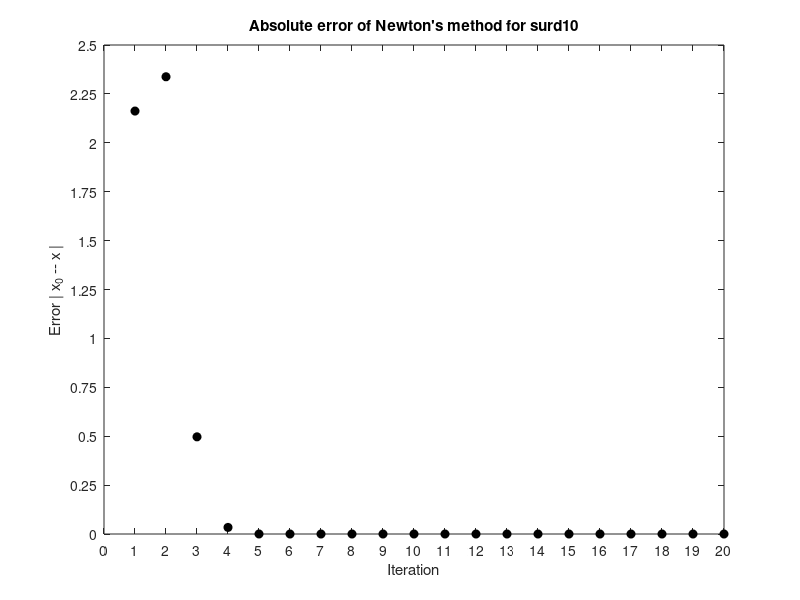
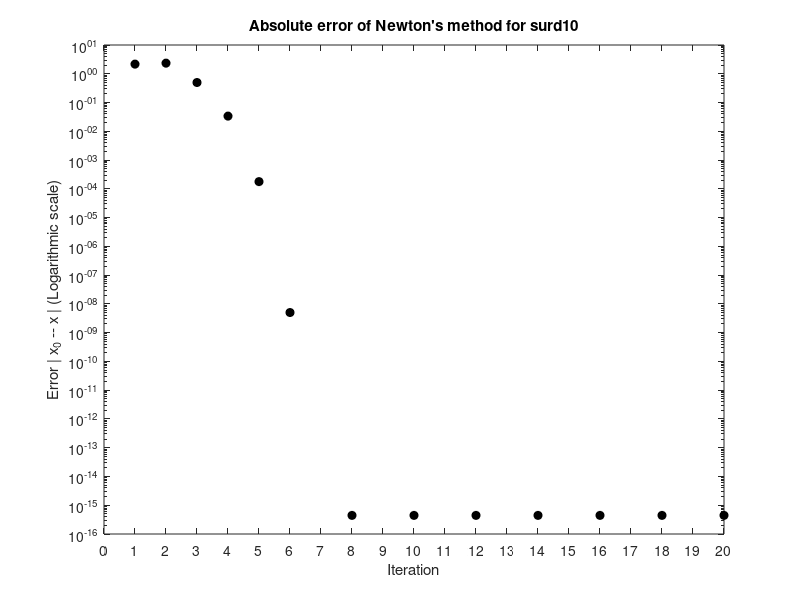
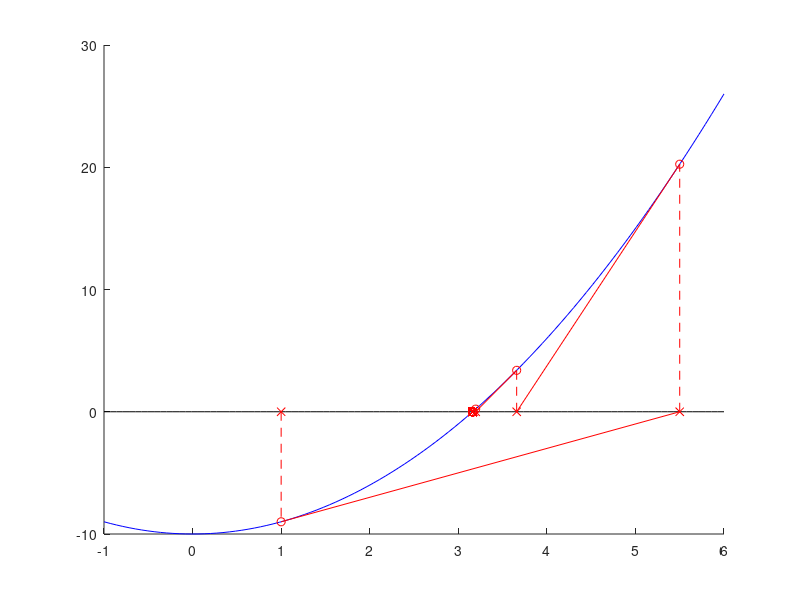

These figures' MATLAB source, in order:
clear; close all; clc;

f = @(x) x.^2 - 10;
f_deriv = @(x) 2*x;

% Problem 5
x = 1;
error = zeros(1, 20);
for j = 1:20
    error(j) = abs(sqrt(10) - x);
    x = x - (f(x) / f_deriv(x));
end
plot(1:20, error, 'ko', 'MarkerFaceColor', 'k');
title("Absolute error of Newton's method for \surd{10}");
xlabel("Iteration");
ylabel("Error | x_0 -- x |");
xticks(0:20);
yticks(0:0.25:2.5);

print(gcf, '-dpng', 'newton_error.png');

% Problem 6
clf
semilogy(1:20, error, 'ko', 'MarkerFaceColor', 'k');
title("Absolute error of Newton's method for \surd{10}");
xlabel("Iteration");
ylabel("Error | x_0 -- x | (Logarithmic scale)");
xticks(0:20);

print(gcf, '-dpng', 'newton_error_log.png');

% Problem 8
clf
xs = linspace(-1,6);
hold on
plot(xs, 0*xs, 'k-'); % x-axis
plot(xs, f(xs), 'b-'); % f(x)
plot(1, 0, 'rx'); % red cross on initial x

x_vals = ones(1, 20);
for j = 1:20
    x = x_vals(j);
    x_new = x - (f(x) / f_deriv(x));
    x_vals(j+1) = x_new;
    
    plot(x_new, 0, 'rx'); % red cross on x-axis
    plot(x, f(x), 'ro'); % red circle on f(x)
    plot([x x], [0 f(x)], 'r--'); % dashed vertical red line to f(x)
    plot([x x_new], [f(x), 0], 'r-'); % red line from f(x) to new x
end
print(gcf, '-dpng', 'newton_babylon_iterations.png');